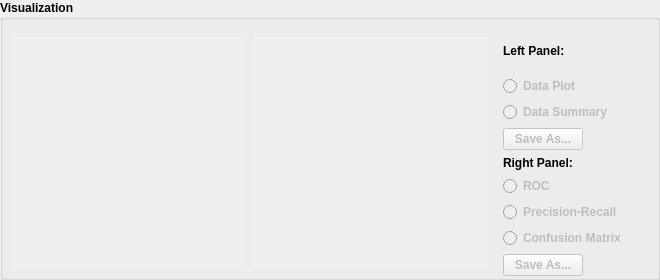
   <widget class="QGroupBox" name="visGBox">
    <property name="geometry">
     <rect>
      <x>350</x>
      <y>10</y>
      <width>660</width>
      <height>280</height>
     </rect>
    </property>
    <property name="font">
     <font>
      <weight>75</weight>
      <bold>true</bold>
     </font>
    </property>
    <property name="title">
     <string>Visualization</string>
    </property>
    <widget class="QWidget" name="leftPlot" native="true">
     <property name="geometry">
      <rect>
       <x>11</x>
       <y>33</y>
       <width>235</width>
       <height>235</height>
      </rect>
     </property>
     <property name="sizePolicy">
      <sizepolicy hsizetype="Fixed" vsizetype="Fixed">
       <horstretch>0</horstretch>
       <verstretch>0</verstretch>
      </sizepolicy>
     </property>
     <property name="minimumSize">
      <size>
       <width>235</width>
       <height>235</height>
      </size>
     </property>
     <property name="autoFillBackground">
      <bool>true</bool>
     </property>
    </widget>
    <widget class="QWidget" name="rightPlot" native="true">
     <property name="geometry">
      <rect>
       <x>253</x>
       <y>33</y>
       <width>235</width>
       <height>235</height>
      </rect>
     </property>
     <property name="sizePolicy">
      <sizepolicy hsizetype="Fixed" vsizetype="Fixed">
       <horstretch>0</horstretch>
       <verstretch>0</verstretch>
      </sizepolicy>
     </property>
     <property name="minimumSize">
      <size>
       <width>235</width>
       <height>235</height>
      </size>
     </property>
     <property name="autoFillBackground">
      <bool>true</bool>
     </property>
    </widget>
    <widget class="QWidget" name="">
     <property name="geometry">
      <rect>
       <x>494</x>
       <y>31</y>
       <width>156</width>
       <height>245</height>
      </rect>
     </property>
     <layout class="QVBoxLayout" name="visLayout">
      <item>
       <widget class="QFrame" name="leftPanelFrame">
        <property name="frameShape">
         <enum>QFrame::NoFrame</enum>
        </property>
        <property name="frameShadow">
         <enum>QFrame::Raised</enum>
        </property>
        <layout class="QVBoxLayout" name="leftPanelLayout">
         <property name="topMargin">
          <number>0</number>
         </property>
         <property name="bottomMargin">
          <number>0</number>
         </property>
         <item>
          <widget class="QLabel" name="leftPanelLabel">
           <property name="font">
            <font>
             <italic>false</italic>
            </font>
           </property>
           <property name="text">
            <string>Left Panel:</string>
           </property>
          </widget>
         </item>
         <item>
          <layout class="QVBoxLayout" name="leftSelectLayout">
           <property name="leftMargin">
            <number>0</number>
           </property>
           <item>
            <widget class="QRadioButton" name="dataPlotRButton">
             <property name="enabled">
              <bool>false</bool>
             </property>
             <property name="text">
              <string>Data Plot</string>
             </property>
            </widget>
           </item>
           <item>
            <widget class="QRadioButton" name="dataSmryRButton">
             <property name="enabled">
              <bool>false</bool>
             </property>
             <property name="text">
              <string>Data Summary</string>
             </property>
            </widget>
           </item>
          </layout>
         </item>
         <item>
          <widget class="QPushButton" name="leftSavePButton">
           <property name="enabled">
            <bool>false</bool>
           </property>
           <property name="sizePolicy">
            <sizepolicy hsizetype="Fixed" vsizetype="Fixed">
             <horstretch>0</horstretch>
             <verstretch>0</verstretch>
            </sizepolicy>
           </property>
           <property name="minimumSize">
            <size>
             <width>50</width>
             <height>0</height>
            </size>
           </property>
           <property name="text">
            <string>Save As...</string>
           </property>
           <property name="icon">
            <iconset>
             <normalon>:/io/save.png</normalon>
            </iconset>
           </property>
          </widget>
         </item>
        </layout>
       </widget>
      </item>
      <item>
       <widget class="QFrame" name="rightPanelFrame">
        <property name="minimumSize">
         <size>
          <width>0</width>
          <height>120</height>
         </size>
        </property>
        <property name="frameShape">
         <enum>QFrame::NoFrame</enum>
        </property>
        <property name="frameShadow">
         <enum>QFrame::Raised</enum>
        </property>
        <layout class="QVBoxLayout" name="rightPanelLayout">
         <property name="topMargin">
          <number>0</number>
         </property>
         <property name="bottomMargin">
          <number>0</number>
         </property>
         <item>
          <widget class="QLabel" name="rightPanelLabel">
           <property name="text">
            <string>Right Panel:</string>
           </property>
          </widget>
         </item>
         <item>
          <layout class="QVBoxLayout" name="rightSelectLayout">
           <property name="leftMargin">
            <number>0</number>
           </property>
           <item>
            <widget class="QRadioButton" name="rocRButton">
             <property name="enabled">
              <bool>false</bool>
             </property>
             <property name="text">
              <string>ROC</string>
             </property>
            </widget>
           </item>
           <item>
            <widget class="QRadioButton" name="prRButton">
             <property name="enabled">
              <bool>false</bool>
             </property>
             <property name="text">
              <string>Precision-Recall</string>
             </property>
            </widget>
           </item>
           <item>
            <widget class="QRadioButton" name="confusionRButton">
             <property name="enabled">
              <bool>false</bool>
             </property>
             <property name="text">
              <string>Confusion Matrix</string>
             </property>
            </widget>
           </item>
          </layout>
         </item>
         <item>
          <widget class="QPushButton" name="rightSavePButton">
           <property name="enabled">
            <bool>false</bool>
           </property>
           <property name="sizePolicy">
            <sizepolicy hsizetype="Fixed" vsizetype="Fixed">
             <horstretch>0</horstretch>
             <verstretch>0</verstretch>
            </sizepolicy>
           </property>
           <property name="minimumSize">
            <size>
             <width>50</width>
             <height>0</height>
            </size>
           </property>
           <property name="text">
            <string>Save As...</string>
           </property>
           <property name="icon">
            <iconset>
             <normalon>:/io/save.png</normalon>
            </iconset>
           </property>
          </widget>
         </item>
        </layout>
       </widget>
      </item>
     </layout>
    </widget>
   </widget>
